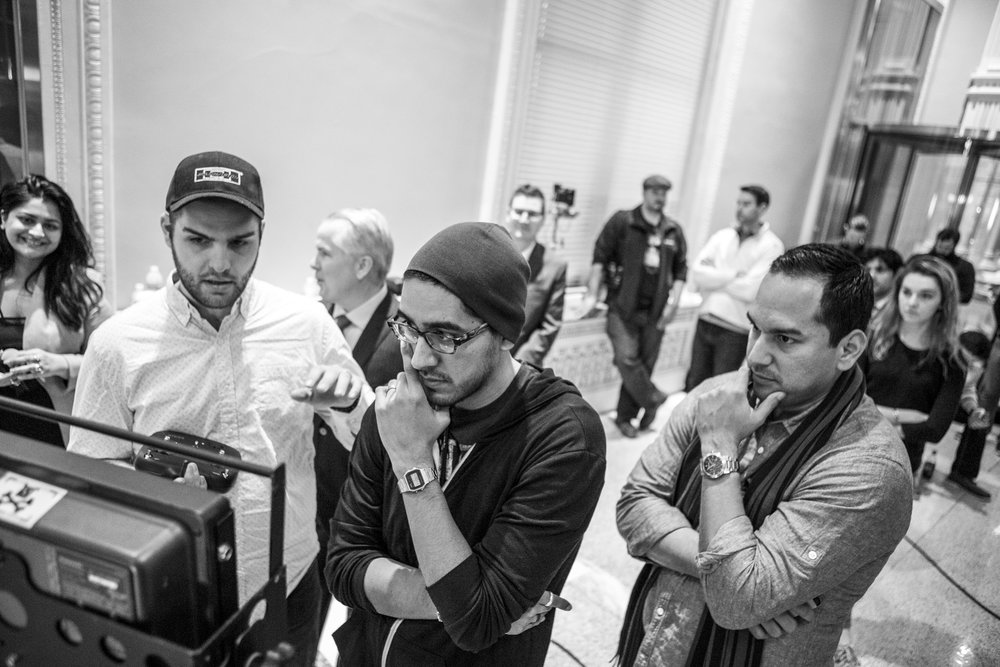
#> input picture 11 - PNG Magic/bright.jpg, 1000 x 667 px
$ python gen.py bright.jpg dark.jpg out.png
#> lines starting #> are read from the running program, lines starting #| are printed output that depends on the picture
import sys
from PIL import Image

dark = Image.open(sys.argv[1], 'r').convert('LA').split()[0]
#> dark is the input picture: PIL image 1000x667 L; min 0, max 255, mean 139.9
bright = Image.open(sys.argv[2], 'r').convert('LA').split()[0]
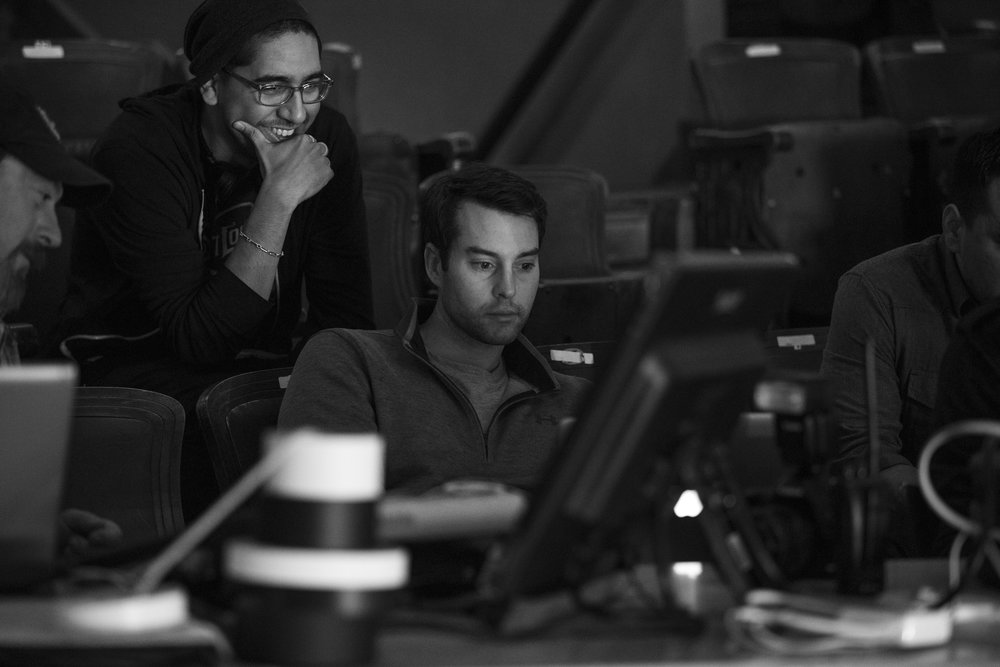
#> input picture 11 - PNG Magic/dark.jpg, 1000 x 667 px
#> bright is the input picture: PIL image 1000x667 L; min 0, max 255, mean 41
assert dark.size == bright.size


def conv(c1, c2):
    c = round(255 * c1 / (255 + c1 - c2)) if 255 + c1 - c2 != 0 else 0
    alpha = 255 + c1 - c2 if 255 + c1 - c2 <= 255 else 255
    global distortion
    if 255 + c1 - c2 > 255: distortion += 1
    return (c, alpha)

distortion = 0
newdata = list(map(conv, dark.getdata(), bright.getdata()))
#> newdata = 667000 items
print('distortion:%.2f%%' % (distortion / len(newdata) * 100))
#| distortion:84.57%

img = Image.new('LA', dark.size)
#> img: PIL image 1000x667 LA; every value is 0
img.putdata(newdata)
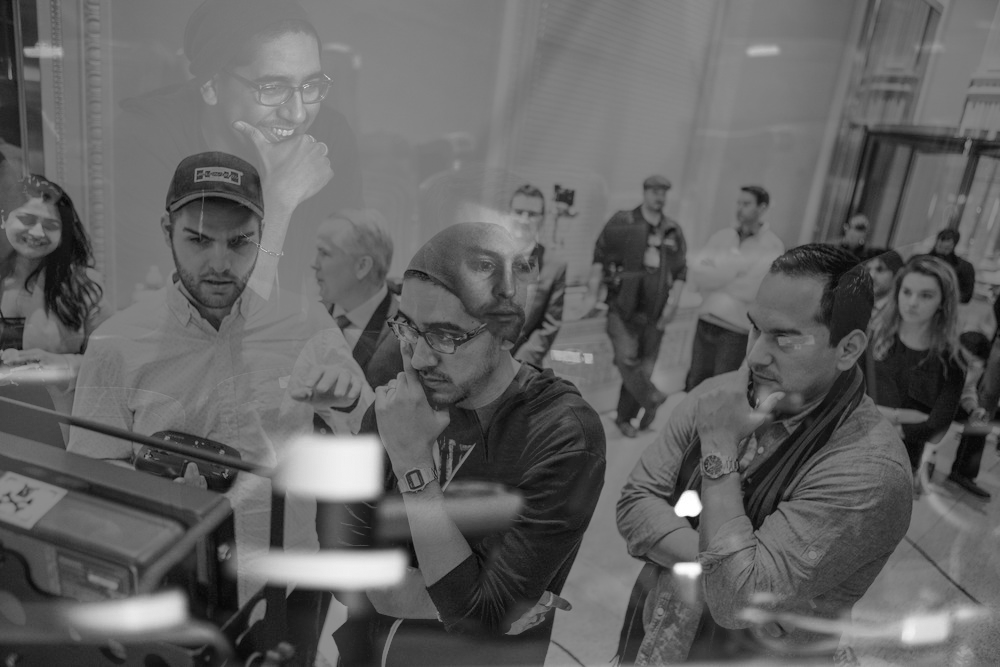
#> img: PIL image 1000x667 LA; mean R, G, B, A 94.4, 94.4, 94.4, 248.1; transparent parts drawn white

img.save(sys.argv[3], "PNG")
